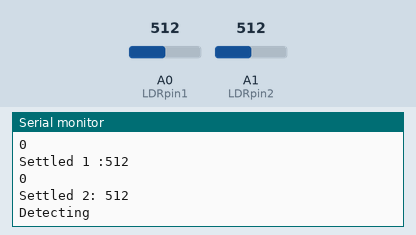
A sketch run on a simulated Arduino Uno, built with avr-gcc and run on an emulated ATmega328P. Shown: the last lines printed to the serial monitor. The test bench sets the inputs (shaded band); at power-on: A1 (LDRpin2) = 512, A0 (LDRpin1) = 512.

Above: at 6.7 s.
6.8 s: A1 (LDRpin2) set to 550
8.3 s: A1 (LDRpin2) set to 575
At 9.5 s:
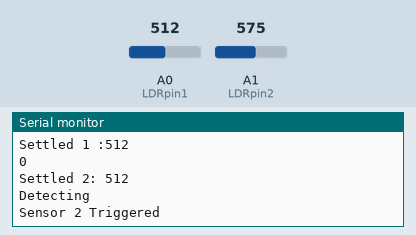
9.8 s: A0 (LDRpin1) set to 734
At 10.2 s:
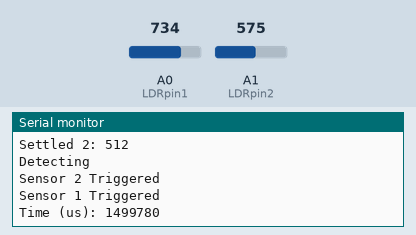

The sketch:

parcelClock_25_6.ino
```cpp
#define LDRpin1 A0
#define LDRpin2 A1


#define settleSize 100
#define settleTime 10


String inputString = "";

int backgroundVal1 = 0;
int backgroundVal2 = 0;
int thresh1 = 20;
int thresh2 = 50;
int sensorVal1 = 0;
int sensorVal2 = 0;

int dir = 0;
int oldDir = 0;

unsigned long time;

void setup()
{
	Serial.begin(9600);
	settle1();
	settle2();
}

void loop()
{
	detect();
}

void settle1()		//Startup settle background value for sensor 1
{
	int settleBit = 0;
	int vals[settleSize];
	long valSum;
	int valAvg1, valAvg2;
	int valDiff;

	while (settleBit != 1)
	{
		valSum = 0;

		for (int i=0; i<settleSize; i++)
		{
			vals[i] = analogRead(LDRpin1);
			valSum += vals[i];
			delay(settleTime);
		}

		valAvg1 = valSum / settleSize;

		valSum = 0;

		for (int i=0; i<settleSize; i++)
		{
			vals[i] = analogRead(LDRpin1);
			valSum += vals[i];
			delay(settleTime);
		}

		valAvg2 = valSum / settleSize;
		valDiff = valAvg1 - valAvg2;

		Serial.println(valDiff);

		if((abs(valDiff)) < 5)
		{
			settleBit = 1;
			backgroundVal1 = ((valAvg2 + valAvg1) / 2);
			break;
		}

		else
		{
			Serial.println("Settle 1 Failed");
		}
	}

	Serial.print("Settled 1 :");
	Serial.println(backgroundVal1);
}

void settle2()		//Startup settle background value for sensor 2
{
	int settleBit = 0;
	int vals[settleSize];
	long valSum;
	int valAvg1, valAvg2;
	int valDiff;

	while (settleBit != 1)
	{
		valSum = 0;

		for (int i=0; i<settleSize; i++)
		{
			vals[i] = analogRead(LDRpin2);
			valSum += vals[i];
			delay(settleTime);
		}

		valAvg1 = valSum / settleSize;

		valSum = 0;

		for (int i=0; i<settleSize; i++)
		{
			vals[i] = analogRead(LDRpin2);
			valSum += vals[i];
			delay(settleTime);
		}

		valAvg2 = valSum / settleSize;
		valDiff = valAvg1 - valAvg2;

		Serial.println(valDiff);

		if((abs(valDiff)) < 5)
		{
			settleBit = 1;
			backgroundVal2 = ((valAvg2 + valAvg1) / 2);
			break;
		}

		else
		{
			Serial.println("Settle 2 Failed");
		}
	}

	Serial.print("Settled 2: ");
	Serial.println(backgroundVal2);
}

void detect()
{
	Serial.println("Detecting");

	while (1)
	{
		sensorVal1 = analogRead(LDRpin1);
		sensorVal2 = analogRead(LDRpin2);


		if (sensorVal1 > (backgroundVal1 + thresh1))
		{
			Serial.println("Sensor 1 Triggered");
			time = micros();

			while (sensorVal2 < (backgroundVal2 + thresh2))
			{
				sensorVal2 = analogRead(LDRpin2);
			}

			time = micros() - time;
			Serial.println("Sensor 2 Triggered");
			Serial.print("Time (us): ");
			Serial.println(time);
			break;
		}

		else if (sensorVal2 > (backgroundVal2 + thresh2))
		{
			Serial.println("Sensor 2 Triggered");
			time = micros();

			while (sensorVal1 < (backgroundVal1 + thresh1))
			{
				sensorVal1 = analogRead(LDRpin1);
			}

			time = micros() - time;
			Serial.println("Sensor 1 Triggered");
			Serial.print("Time (us): ");
			Serial.println(time);
			break;
		}
	}

	//9delay(1000);
	settle1();
	settle2();
}


String getSerial()
{
	boolean serialComplete = false;
	inputString = "";

	while (serialComplete == false)
	{
		while (Serial.available())
		{
			char inChar = (char)Serial.read();
			inputString += inChar;

			if (inChar == '\n')
			{
				serialComplete = true;
			}
		}
	}

	return inputString;
}
```

Measured:
- the behaviour switches between 561 and 562 on A1 (LDRpin2) (found by bisection; images 0 and 1)
- the behaviour switches between 725 and 726 on A0 (LDRpin1) (found by bisection; images 1 and 2)
- after the input at 8.3 s, the serial monitor: prints a new line at once (image 1)
- after the input at 9.8 s, the serial monitor: prints a new line at once (image 2)
